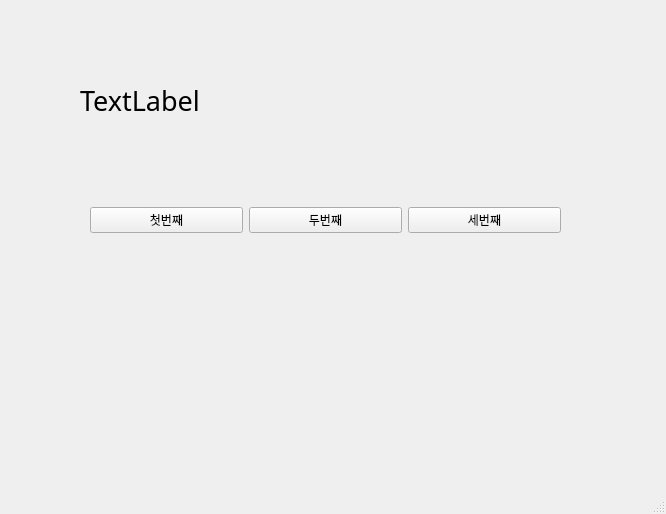
<?xml version="1.0" encoding="UTF-8"?>
<ui version="4.0">
 <class>MainWindow</class>
 <widget class="QMainWindow" name="MainWindow">
  <property name="geometry">
   <rect>
    <x>0</x>
    <y>0</y>
    <width>666</width>
    <height>514</height>
   </rect>
  </property>
  <property name="windowTitle">
   <string>MainWindow</string>
  </property>
  <widget class="QWidget" name="centralwidget">
   <widget class="QWidget" name="horizontalLayoutWidget">
    <property name="geometry">
     <rect>
      <x>90</x>
      <y>150</y>
      <width>471</width>
      <height>141</height>
     </rect>
    </property>
    <layout class="QHBoxLayout" name="horizontalLayout">
     <item>
      <widget class="QPushButton" name="pushButton">
       <property name="text">
        <string>첫번째</string>
       </property>
      </widget>
     </item>
     <item>
      <widget class="QPushButton" name="pushButton_2">
       <property name="text">
        <string>두번째</string>
       </property>
      </widget>
     </item>
     <item>
      <widget class="QPushButton" name="pushButton_3">
       <property name="text">
        <string>세번째</string>
       </property>
      </widget>
     </item>
    </layout>
   </widget>
   <widget class="QLabel" name="label">
    <property name="geometry">
     <rect>
      <x>80</x>
      <y>70</y>
      <width>481</width>
      <height>61</height>
     </rect>
    </property>
    <property name="font">
     <font>
      <family>굴림체</family>
      <pointsize>20</pointsize>
     </font>
    </property>
    <property name="text">
     <string>TextLabel</string>
    </property>
   </widget>
  </widget>
  <widget class="QMenuBar" name="menubar">
   <property name="geometry">
    <rect>
     <x>0</x>
     <y>0</y>
     <width>666</width>
     <height>26</height>
    </rect>
   </property>
  </widget>
  <widget class="QStatusBar" name="statusbar"/>
 </widget>
 <resources/>
 <connections>
  <connection>
   <sender>pushButton</sender>
   <signal>clicked()</signal>
   <receiver>MainWindow</receiver>
   <slot>firstClick()</slot>
   <hints>
    <hint type="sourcelabel">
     <x>138</x>
     <y>246</y>
    </hint>
    <hint type="destinationlabel">
     <x>172</x>
     <y>308</y>
    </hint>
   </hints>
  </connection>
  <connection>
   <sender>pushButton_2</sender>
   <signal>clicked()</signal>
   <receiver>MainWindow</receiver>
   <slot>secondClick()</slot>
   <hints>
    <hint type="sourcelabel">
     <x>307</x>
     <y>242</y>
    </hint>
    <hint type="destinationlabel">
     <x>350</x>
     <y>311</y>
    </hint>
   </hints>
  </connection>
  <connection>
   <sender>pushButton_3</sender>
   <signal>clicked()</signal>
   <receiver>MainWindow</receiver>
   <slot>thirdClick()</slot>
   <hints>
    <hint type="sourcelabel">
     <x>505</x>
     <y>245</y>
    </hint>
    <hint type="destinationlabel">
     <x>541</x>
     <y>308</y>
    </hint>
   </hints>
  </connection>
 </connections>
 <slots>
  <slot>firstClick()</slot>
  <slot>secondClick()</slot>
  <slot>thirdClick()</slot>
 </slots>
</ui>
